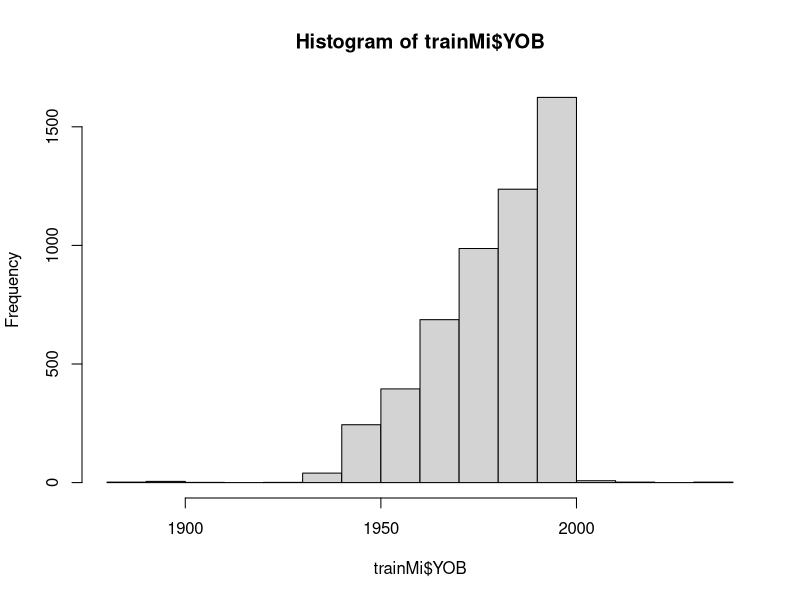
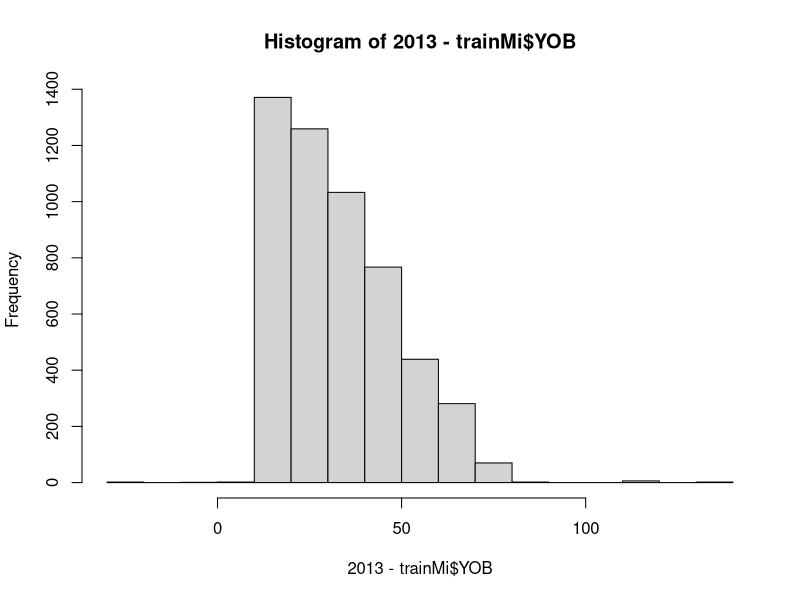
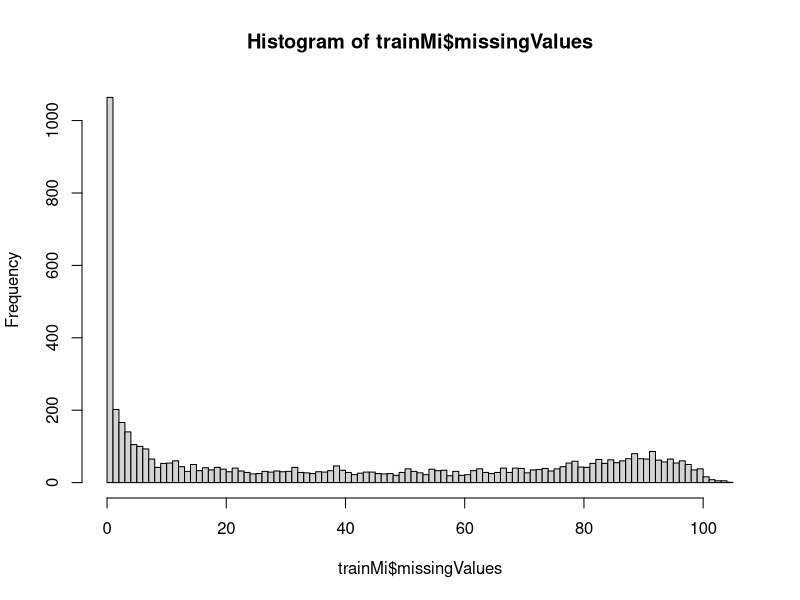
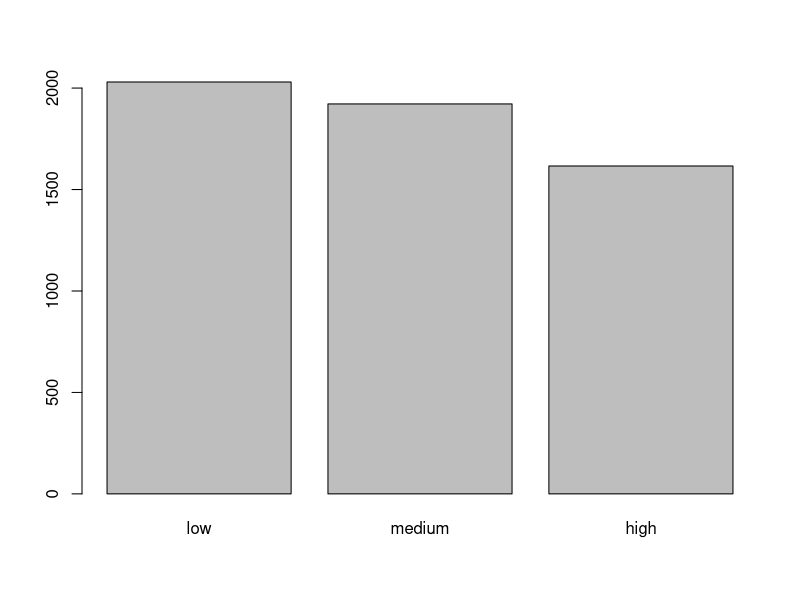
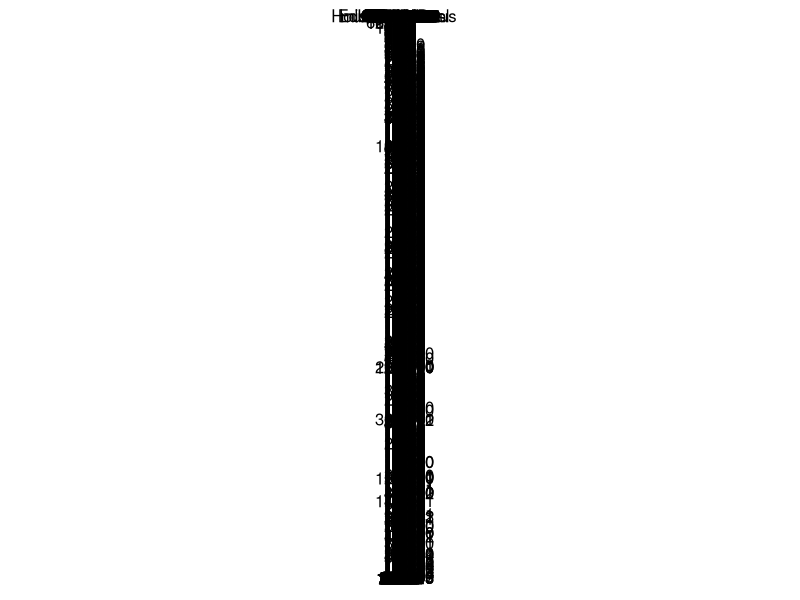
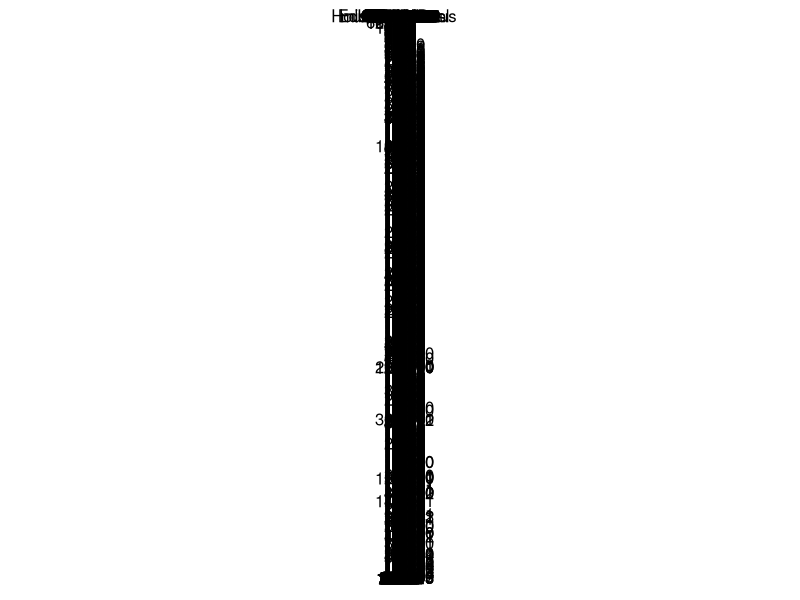
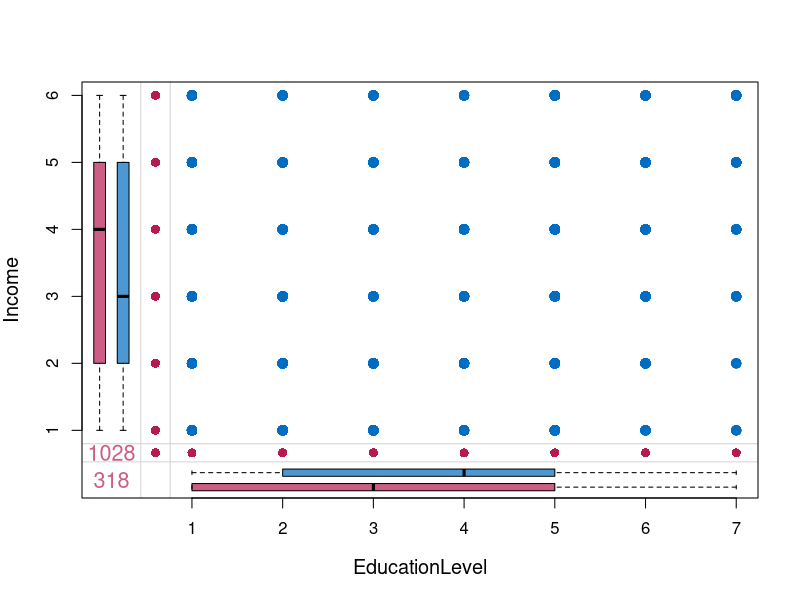
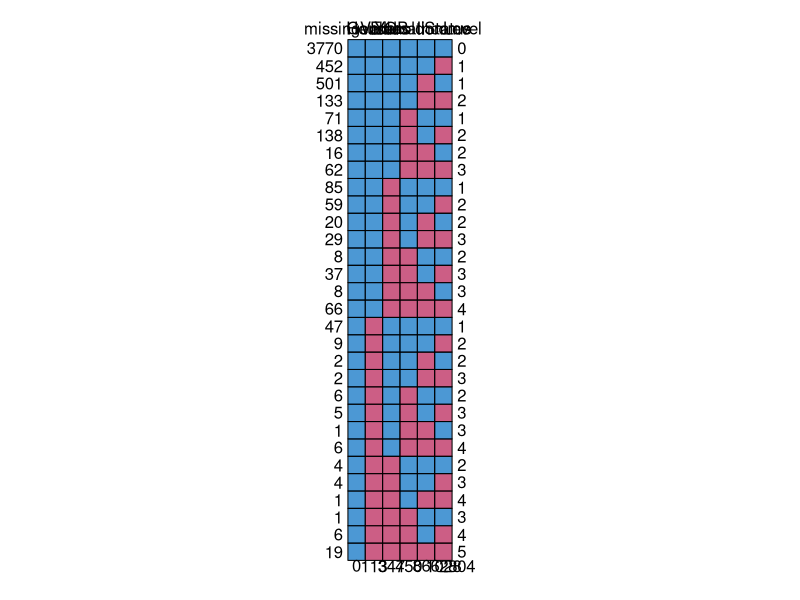

Source code (R) for these figures, in order: (Note: this script raises an error after producing the figures.)
#################################################################################
# Import training set but replace blanks with NA
trainMi <- read.csv("train2016.csv", na.strings = c("", "NA"))
str(trainMi)
summary(trainMi)

hist(trainMi$YOB)
hist(2013 - trainMi$YOB)
max(2013 - trainMi$YOB, na.rm = TRUE)

sum(2013 - trainMi$YOB > 100, na.rm = TRUE)
sum(2013 - trainMi$YOB < 11, na.rm = TRUE)

# Very unlikely combinations of age and income, but similar data expected in test
# Decided to impute (by setting to NA) cases with  10 < age < 100
trainMi$YOB[which(2013 - trainMi$YOB > 100)] <- NA
trainMi$YOB[which(2013 - trainMi$YOB < 11)] <- NA

# Replace YOB with factor variable in deciles of YOB; plans to reduce errors
trainMi$YOB = cut(trainMi$YOB, quantile(trainMi$YOB, prob=seq(0, 1, length=11), 
                                         na.rm = TRUE, type = 5), ordered_result = TRUE)

# Replace Party with missingValues and create ordered factor
trainMi$Party <- rowSums(is.na(trainMi))
names(trainMi)[7] <- "missingValues"
hist(trainMi$missingValues, breaks = 100)
# trainMi$missingValues = cut(trainMi$missingValues, quantile(trainMi$missingValues, 
#                                 prob=seq(0, 1, length=6), na.rm = TRUE, type = 5))

trainMi$missingValues <- cut(trainMi$missingValues, breaks = c(0, 10, 70, 105),
                             labels = c("low", "medium", "high"),  na.rm = FALSE,
                             ordered_result = TRUE, include.lowest = TRUE)
plot(trainMi$missingValues)

# Order other factors
levels(trainMi$Income)
head(levels(trainMi$Income))
trainMi$Income <- ordered(trainMi$Income,
                          levels = c("under $25,000", "$25,001 - $50,000",
                                        "$50,000 - $74,999", "$75,000 - $100,000",
                                        "$100,001 - $150,000", "over $150,000"))
trainMi$EducationLevel <- ordered(trainMi$EducationLevel,
                                levels = c("Current K-12", "High School Diploma",
                                           "Current Undergraduate", "Associate's Degree",
                                           "Bachelor's Degree", "Master's Degree",
                                           "Doctoral Degree"))

str(trainMi)

library(mice)
library(VIM)
md.pattern(trainMi)
tail(md.pattern(trainMi)[ ,1:8])
marginplot(trainMi[, c("EducationLevel", "Income")], col = mdc(1:2), cex = 1.2,
                                cex.lab = 1.2, cex.numbers = 1.3, pch = 19)

# Trial imputation
trial_set <- trainMi[ ,2:7]
head(trial_set)
md.pattern(trial_set)
imp <- mice(trial_set, seed = 23109)
# Check
print(imp)
imp$imp$YOB             # some variability in the imputations between runs
head(complete(imp))     # look at first complete set
head(complete(imp, 2))  # look at second complete set
library(lattice)
stripplot(imp, pch = 20, cex = 1.2)     # not working
xyplot(imp, EducationLevel ~ Income | .imp, pch = 20, cex = 1.4) # not useful
# Run model
fit <- with(imp, glm(Income ~ EducationLevel + YOB, family = "binomial"))
print(pool(fit))
round(summary(pool(fit)), 2)
